Frame 1 (no input): blank canvas, image omitted
Frame 60 (the mouse pressed at the canvas centre just before this capture): blank canvas, image omitted
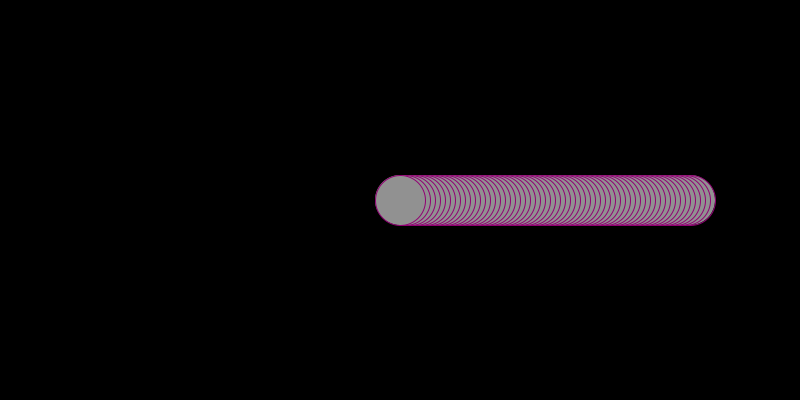
Frame 120 (the mouse held since frame 60 and released just before this capture)

The Processing sketch whose frames 1 and 60 were blank and that drew this single picture after the mouse press (run headless with seeded random() and noise(); from frame 60 on, the mouse is pressed at the canvas centre):

// Processing sketch: sideScrollList
// ── sideScrollList.pde
ArrayList<Integer> xlist = new ArrayList<Integer>(); //ellipse x position
ArrayList<Integer> ylist = new ArrayList<Integer>(); //ellipse y position
ArrayList<Integer> colorList = new ArrayList<Integer>(); //ellipse color

void setup()
{
  size(800, 400);
  print(xlist.size());
  noStroke();
}

void draw()
{
  background(0);

  //Go through each ellipse in the xposition arraylist
  for (int i = 0; i <xlist.size(); i = i +1)
  {
    //change the color to the value in the colorlist
    fill(colorList.get(i));
    stroke(colorList.get(i), 0, (colorList.get(i)*colorList.get(i))%255);

    //draw an ellipse with xlist and ylist
    ellipse(xlist.get(i), ylist.get(i), 50, 50);

    //If the ellipse's x value is still on screen
    if (xlist.get(i) < width)
    {
      //Move the ellipse slightly to the right, creating a scrolling effect
      xlist.set(i, xlist.get(i) +5);
    } else //If the circle is past the right side of the screen
    {
      //Move the ellipse to past the left side of the screen, creating a scrolling effect
      xlist.set(i, xlist.get(i) - width );
    }
  }

  //If mouse is pressed, make a new ellipse at mouseX, mouseY, and new color at mouseX%255
  if (mousePressed)
  {
    xlist.add(mouseX);
    ylist.add(mouseY);
    colorList.add(mouseX%255);
  }

  //If a key is pressed, remove the first circle from teh list
  if (keyPressed)
  {
    if ( xlist.size() > 0) //If this if statement is not here, we will get an IndexOutOfBounds Exception
    {
      xlist.remove(0);
      ylist.remove(0);
      colorList.remove(0);
    }
  }
}
